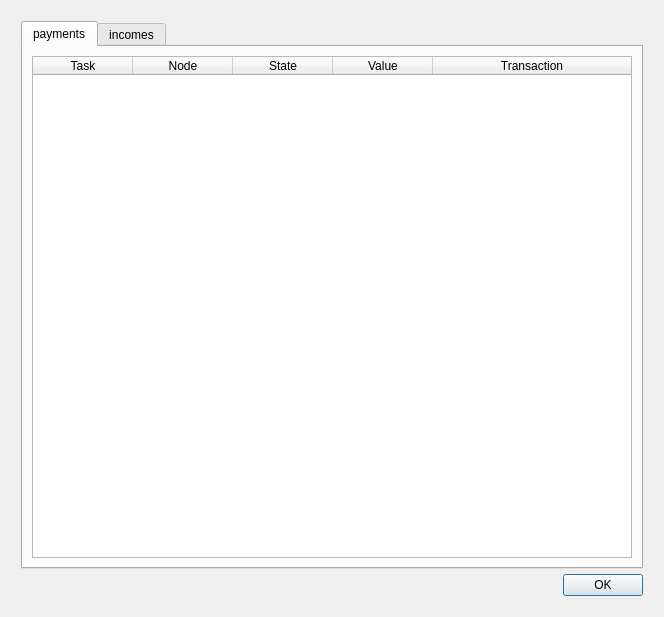
<?xml version="1.0" encoding="UTF-8"?>
<ui version="4.0">
 <class>PaymentsDialog</class>
 <widget class="QDialog" name="PaymentsDialog">
  <property name="geometry">
   <rect>
    <x>0</x>
    <y>0</y>
    <width>662</width>
    <height>611</height>
   </rect>
  </property>
  <property name="sizePolicy">
   <sizepolicy hsizetype="MinimumExpanding" vsizetype="MinimumExpanding">
    <horstretch>0</horstretch>
    <verstretch>0</verstretch>
   </sizepolicy>
  </property>
  <property name="windowTitle">
   <string>Payments</string>
  </property>
  <layout class="QGridLayout" name="gridLayout">
   <item row="0" column="0">
    <layout class="QVBoxLayout" name="verticalLayout" stretch="1,1">
     <property name="spacing">
      <number>5</number>
     </property>
     <property name="margin">
      <number>10</number>
     </property>
     <item>
      <widget class="QTabWidget" name="tabWidget">
       <property name="sizePolicy">
        <sizepolicy hsizetype="MinimumExpanding" vsizetype="MinimumExpanding">
         <horstretch>0</horstretch>
         <verstretch>0</verstretch>
        </sizepolicy>
       </property>
       <property name="currentIndex">
        <number>0</number>
       </property>
       <widget class="QWidget" name="paymentTab">
        <attribute name="title">
         <string>payments</string>
        </attribute>
        <layout class="QGridLayout" name="gridLayout_3" columnstretch="0">
         <item row="0" column="0">
          <widget class="QTableWidget" name="paymentsTable">
           <property name="minimumSize">
            <size>
             <width>600</width>
             <height>500</height>
            </size>
           </property>
           <property name="editTriggers">
            <set>QAbstractItemView::NoEditTriggers</set>
           </property>
           <property name="selectionBehavior">
            <enum>QAbstractItemView::SelectRows</enum>
           </property>
           <property name="sortingEnabled">
            <bool>true</bool>
           </property>
           <attribute name="horizontalHeaderCascadingSectionResizes">
            <bool>true</bool>
           </attribute>
           <attribute name="horizontalHeaderStretchLastSection">
            <bool>true</bool>
           </attribute>
           <column>
            <property name="text">
             <string>Task</string>
            </property>
           </column>
           <column>
            <property name="text">
             <string>Node</string>
            </property>
           </column>
           <column>
            <property name="text">
             <string>State</string>
            </property>
           </column>
           <column>
            <property name="text">
             <string>Value</string>
            </property>
           </column>
           <column>
            <property name="text">
             <string>Transaction</string>
            </property>
           </column>
          </widget>
         </item>
        </layout>
       </widget>
       <widget class="QWidget" name="incomesTab">
        <attribute name="title">
         <string>incomes</string>
        </attribute>
        <layout class="QGridLayout" name="gridLayout_2" columnstretch="0">
         <item row="0" column="0">
          <widget class="QTableWidget" name="incomesTable">
           <property name="sizePolicy">
            <sizepolicy hsizetype="Expanding" vsizetype="Expanding">
             <horstretch>0</horstretch>
             <verstretch>0</verstretch>
            </sizepolicy>
           </property>
           <property name="minimumSize">
            <size>
             <width>600</width>
             <height>500</height>
            </size>
           </property>
           <property name="editTriggers">
            <set>QAbstractItemView::NoEditTriggers</set>
           </property>
           <property name="selectionBehavior">
            <enum>QAbstractItemView::SelectRows</enum>
           </property>
           <property name="sortingEnabled">
            <bool>true</bool>
           </property>
           <attribute name="horizontalHeaderCascadingSectionResizes">
            <bool>true</bool>
           </attribute>
           <attribute name="horizontalHeaderStretchLastSection">
            <bool>true</bool>
           </attribute>
           <column>
            <property name="text">
             <string>Task</string>
            </property>
           </column>
           <column>
            <property name="text">
             <string>Node</string>
            </property>
           </column>
           <column>
            <property name="text">
             <string>State</string>
            </property>
           </column>
           <column>
            <property name="text">
             <string>Value</string>
            </property>
           </column>
           <column>
            <property name="text">
             <string>Expected Value</string>
            </property>
           </column>
           <column>
            <property name="text">
             <string>Transaction</string>
            </property>
           </column>
          </widget>
         </item>
        </layout>
       </widget>
      </widget>
     </item>
     <item>
      <widget class="QPushButton" name="okButton">
       <property name="sizePolicy">
        <sizepolicy hsizetype="Maximum" vsizetype="Fixed">
         <horstretch>0</horstretch>
         <verstretch>0</verstretch>
        </sizepolicy>
       </property>
       <property name="layoutDirection">
        <enum>Qt::RightToLeft</enum>
       </property>
       <property name="text">
        <string>OK</string>
       </property>
      </widget>
     </item>
    </layout>
   </item>
  </layout>
 </widget>
 <resources/>
 <connections/>
</ui>
